Frame 1 (no input): blank canvas, image omitted
Frame 60 (no input): blank canvas, image omitted
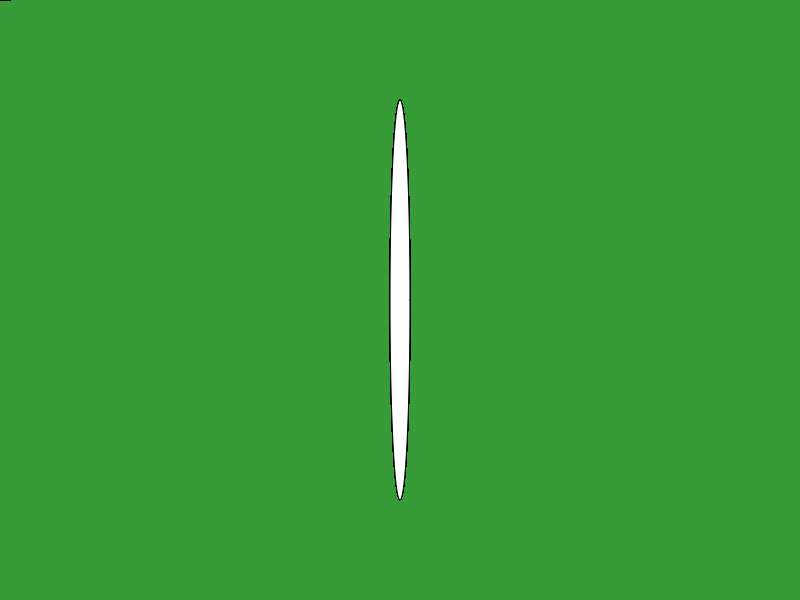
Frame 120 (the mouse pressed at the canvas centre since frame 60)

The p5.js sketch whose frames 1 and 60 were blank and that drew this single picture after the mouse press (run headless with seeded random() and noise() and a simulated clock; from frame 60 on, the mouse is pressed at the canvas centre):

// p5.js sketch
// ── sketch.js
function setup() {
  createCanvas(displayWidth, displayHeight);
  background(55, 155, 55);
}

function draw() {
  ellipse(mouseX, mouseY, 20, mouseX)
}
